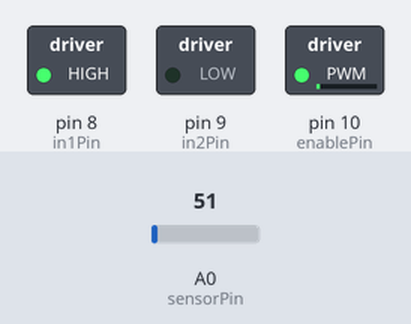
Recording of a sketch running on a simulated Arduino Uno, built with avr-gcc and run on an emulated ATmega328P. On the bench: switched loads named in the sketch (green lamp = pin HIGH). The inputs (shaded band) are chosen by the test bench; at power-on: A0 (sensorPin) = 51.

Above: at 1.8 s.
1.9 s: A0 (sensorPin) set to 61
Timing chart, 0 to 4.9 s (numbered marks = the images above; inputs shaded):
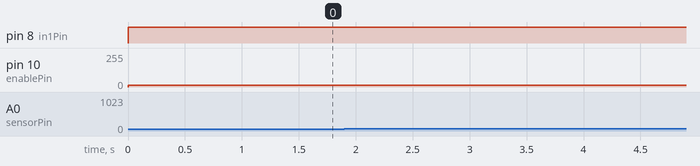

The sketch:

code.ino
```cpp
// LM35 Sıcaklık Sensörü
int sensorPin = A0;

// DC Motor
int enablePin = 10;
int in1Pin = 8;
int in2Pin = 9;

void setup() {
  // Pinleri ayarla
  pinMode(enablePin, OUTPUT);
  pinMode(in1Pin, OUTPUT);
  pinMode(in2Pin, OUTPUT);

  // Hiz kontrol pini icin baslangicta sifir degerini ayarla
  analogWrite(enablePin, 0);
}

void loop() {
  // Sicaklik degerini oku
  int sensorValue = analogRead(sensorPin);

  // Sicaklik degerini Celsius'a dönüştür
  float celsius = (sensorValue * 5.0) / 1023.0 * 100.0;

  // Motor hizini haritalandir.
  int motorSpeed = map(sensorValue, 0, 1023, 0, 255);
  digitalWrite(in1Pin,HIGH);
  digitalWrite(in2Pin,LOW);
  analogWrite(enablePin, motorSpeed);

  delay(1000); // 1 saniye bekle
}
```

Measured:
- after the input at 1.9 s, pin 10 (enablePin): 12/255 → 15/255 after 0.10 s
